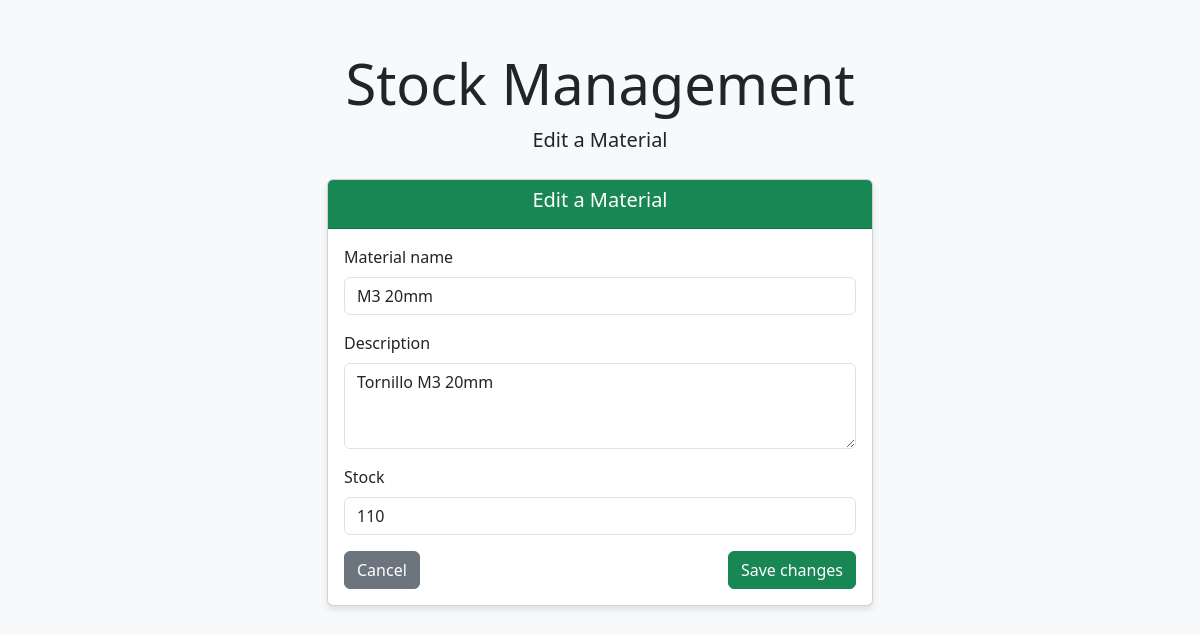
The app's page /material/1/edit, older data.
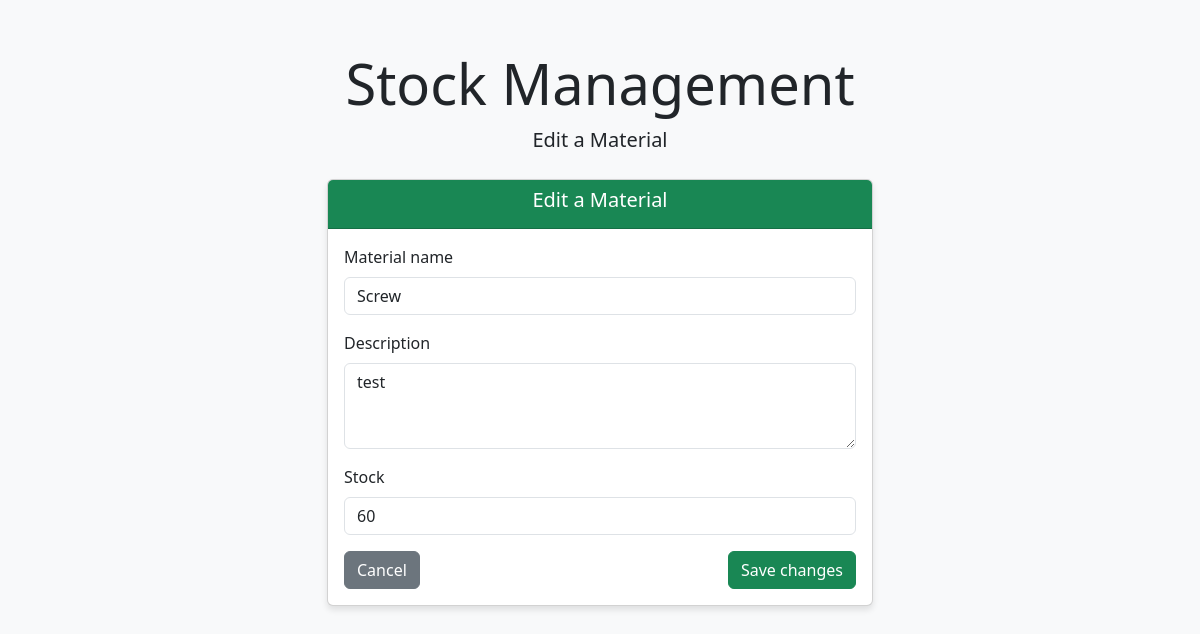
The same page, newer data.
### model/model.py (models this page shows, shortened)
class Material(Base):
    __tablename__ = 'materials'
    material_id = Column(Integer, primary_key=True)
    name = Column(String)
    description = Column(String)
    stock = Column(Integer)
    purchases = relationship("MaterialPurchase", back_populates="material", cascade="all, delete-orphan")
    products = relationship("ProductMaterial", back_populates="material", cascade="all, delete-orphan")

### app.py (the view, shortened to what this page needs)
@app.route('/material/<int:material_id>/edit', methods=['GET', 'POST'])
def edit_material(material_id):
    material_controller = MaterialController(session)
    material = material_controller.get_material(material_id)
    if not material:
        return "Material not found", 404
    return render_template('edit_material.html', material=material)

### controller/controller.py (called while the page is built)
    def get_material(self, material_id):
        return self.session.query(Material).filter_by(material_id=material_id).first()

### templates/edit_material.html (shortened to what this page needs)
<!DOCTYPE html>
<html lang="en">
<head>
    <link href="https://cdn.jsdelivr.net/npm/bootstrap@5.3.0/dist/css/bootstrap.min.css" rel="stylesheet">
</head>
<body>
    <div class="container">
        <div class="text-center mb-4">
            <h1 class="display-4">Stock Management</h1>
            <p class="lead">Edit a Material</p>
        </div>
        <div class="row justify-content-center">
            <div class="col-md-6">
                <div class="card">
                    <div class="card-header text-center bg-success text-white">
                        <h5>Edit a Material</h5>
                    </div>
                    <div class="card-body">
                        <form method="POST">
                            <div class="mb-3">
                                <label for="name" class="form-label">Material name</label>
                                <input type="text" class="form-control" id="name" name="name" value="{{material.name}}" required>
                            </div>
                            <div class="mb-3">
                                <label for="description" class="form-label">Description</label>
                                <textarea class="form-control" id="description" name="description" rows="3" required>{{material.description}}</textarea>
                            </div>
                            <div class="mb-3">
                                <label for="stock" class="form-label">Stock</label>
                                <input type="number" class="form-control" id="stock" name="stock" step="1" value="{{material.stock}}" required>
                            </div>
                            <div class="d-flex justify-content-between">
                                <a href="/materials" class="btn btn-secondary">Cancel</a>
                                <button type="submit" class="btn btn-success">Save changes</button>
                            </div>
                        </form>
                    </div>
                </div>
            </div>
        </div>
    </div>
</body>
</html>

Row changes from the older to the newer data that the page shows:
changed Material: name "M3 20mm" → "Screw"; description "Tornillo M3 20mm" → "test"; stock "110" → "60"
